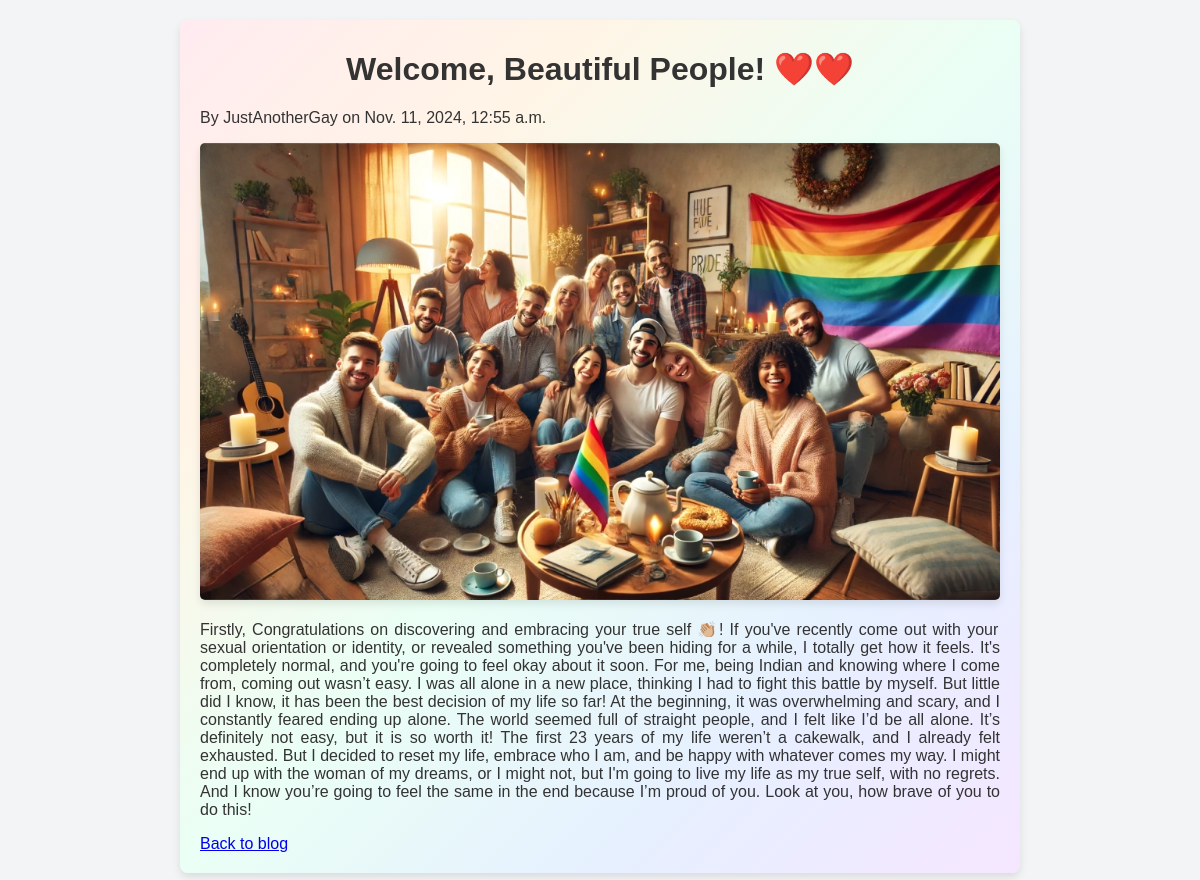
/welcome-beautiful-people/, run on the app's committed database.
### myapp/models.py (models this page shows, shortened)
class Post(models.Model):
    title = models.CharField(max_length=200)
    content = models.TextField()
    created_at = models.DateTimeField(default=timezone.now)
    updated_at = models.DateTimeField(auto_now=True)
    author = models.CharField(max_length=100)
    slug = models.SlugField(unique=True, max_length=200)
    image = models.ImageField(upload_to='post_images/', blank=True, null=True)

### myapp/views.py (the view)
# urls.py: path('<slug:slug>/', views.post_detail, name='post_detail'),
def post_detail(request, slug):
    post = get_object_or_404(Post, slug=slug)
    return render(request, 'post_detail.html', {'post': post})

### myapp/templates/post_detail.html (shortened to what this page needs)
<!DOCTYPE html>
<html lang="en">
<head>
    {% load static %}
    <link rel="stylesheet" href="{% static 'css/styles.css' %}">
</head>
<body>
    <div class="post-detail-container">
        <h1 class="post-title">{{ post.title }} ❤️❤️</h1>
        <p>By {{ post.author }} on {{ post.created_at }}</p>
        {% if post.image %}
            <img src="{{ post.image.url }}" alt="{{ post.title }}" class="post-detail-image">
        {% endif %}
        <div class="post-content">
            <p>{{ post.content }}</p>
        </div>
        <a href="{% url 'post_list' %}">Back to blog</a>
    </div>
</body>
</html>

### myapp/static/css/styles.css (style rules this page uses)
body { font-family: Arial, sans-serif; background-color: #f3f4f6; color: #333; margin: 0; padding: 0; }
.post-detail-image { display: block; width: 100%; max-width: 500px; height: auto; margin: 0 auto; border-radius: 8px; box-shadow: 0 4px 8px rgba(0, 0, 0, 0.1); }
.post-detail-container { background: linear-gradient(135deg, #ffebf0, #fff5e6, #eafff5, #e6f0ff, #f5e6ff); padding: 20px; border-radius: 8px; box-shadow: 0 4px 8px rgba(0, 0, 0, 0.1); max-width: 800px; margin: 20px auto; }
.post-detail-image { display: block; max-width: 100%; height: auto; margin: 0 auto; border-radius: 5px; }
.post-title { font-size: 2rem; font-weight: bold; color: #333; margin-top: 10px; text-align: center; }
.post-content { font-size: 1rem; color: #333; margin-top: 20px; text-align: justify; }

### data on the page
Post: title "Welcome, Beautiful People!", author "JustAnotherGay", created_at "Nov. 11, 2024, 12:55 a.m.", image (picture), content "Firstly, Congratulations on discovering and embracing your true self 👏🏼! If you've recently come out with your sexual orientation or identity, or revealed something you've been hiding for a while, I totally get how it feels. It's completely normal, and you're going to feel okay about it soon. For me, being Indian and knowing where I come from, coming out wasn’t easy. I was all alone in a new place, thinking I had to fight this battle by myself. But little did I know, it has been the best decision of my life so far! At the beginning, it was overwhelming and scary, and I constantly feared ending up alone. The world seemed full of straight people, and I felt like I’d be all alone. It’s…"
